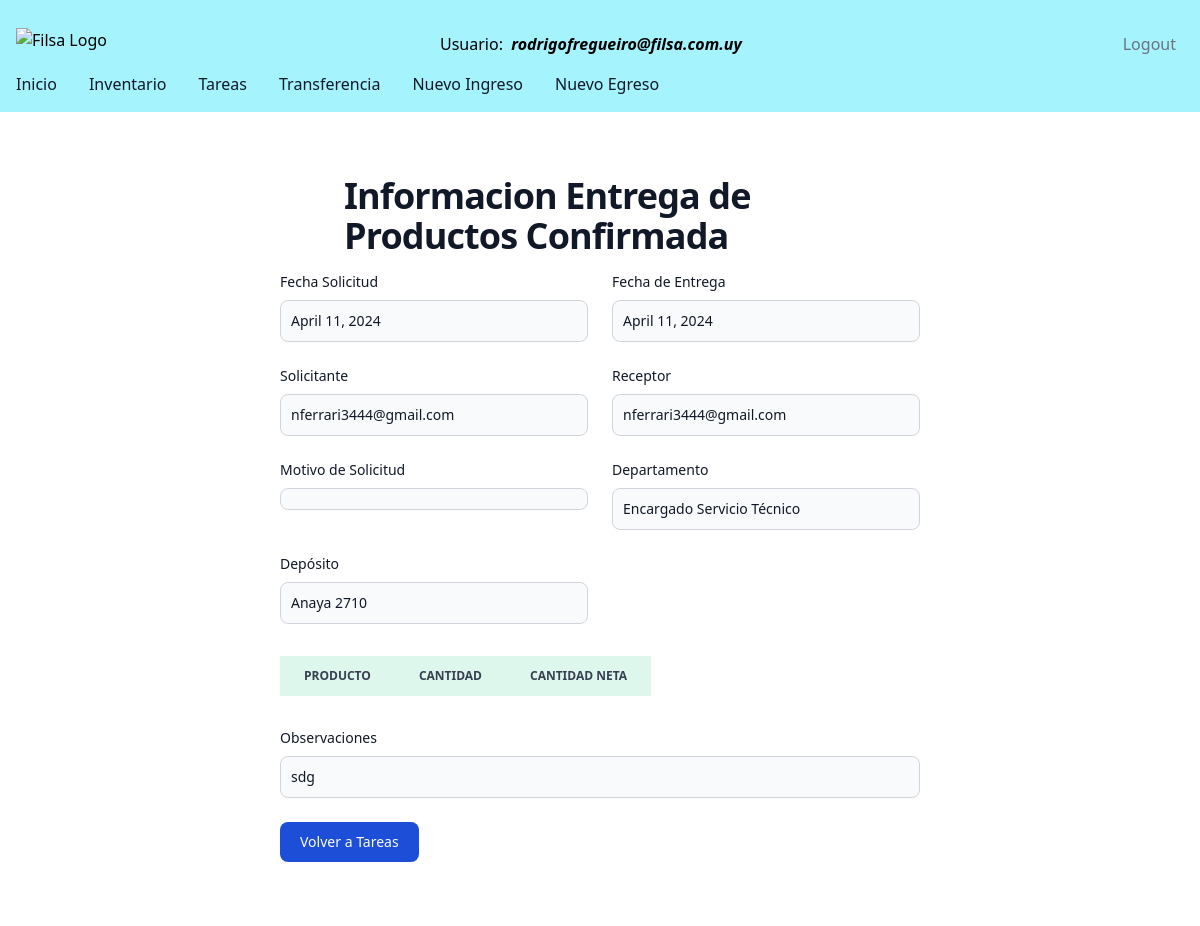
The page /outbound-confirmed/3 (signed in) on the database its author committed.
### filsa/models.py (models this page shows, shortened)
class CustomUser( AbstractBaseUser , PermissionsMixin ):
    class Meta:
        verbose_name = 'Usuarios'
        verbose_name_plural = 'Usuarios'
    username = models.CharField(max_length=40, verbose_name="Usuario")
    password = models.CharField(max_length=100)
    email = models.EmailField(max_length=40, blank=False, unique=True,
                              default='', error_messages =
                                {'required': 'Please provide your email address.',
                  'unique': 'An account with this email exist'}, verbose_name="Correo")
    departamento = models.CharField(max_length=30,  default='Sales', verbose_name="Departamento")
    role = models.CharField(max_length=40,  blank=True, null=True, verbose_name= "Rol")
    is_staff = models.BooleanField(default=False)
    is_superuser = models.BooleanField(default=False)
    is_active = models.BooleanField(default=True)
    USERNAME_FIELD = 'email'
    REQUIRED_FIELDS = ['username']
    objects = CustomUserManager()

class Tasks(models.Model):
    STATUS = [('Pending','Pending'),
              ('Confirmed','Confirmed')]
    DEPARTMENT = [('Ventas','Ventas'),
                ('Dirección', 'Dirección'),
                ('Administración', 'Administración'),
                 ('Encargado Servicio Técnico', 'Encargado Servicio Técnico'),
                ('Servicio Técnico', 'Servicio Técnico'),
                ('Logística','Logística')
                ]
    MOTIVOSINGRESO = [('Devolución Mercadería', 'Devolución Mercadería'),
                ('Importación', 'Importación'),
                 ('Compra en Plaza', 'Compra en Plaza'),
                 ('Armado Nuevo Producto', 'Armado Nuevo Producto' )]
    MOTIVOSEGRESO = [('Servicio Técnico', 'Servicio Técnico'),
                     ('Planta de Armado', 'Planta de Armado'),
                      ('Ventas', 'Ventas'),
                       ('Mantenimiento', 'Mantenimiento') ]
    task_id = models.AutoField(primary_key=True)
    receptor = models.ForeignKey(CustomUser, on_delete=models.CASCADE, related_name='receptor',  blank=True, null=True)
    issuer = models.ForeignKey(CustomUser, on_delete=models.CASCADE, related_name='issuer', blank=True, null=True)
    status = models.CharField(max_length=30, choices= STATUS, default='Pending')
    department = models.CharField(max_length=30, choices = DEPARTMENT, default='Sales')
    date = models.DateField(verbose_name=u"Fecha")
    deliveryDate = models.DateField(verbose_name=u"Fecha", default = '1970-01-01')
    motivoIngreso = models.CharField(max_length=30, choices = MOTIVOSINGRESO) # default='Transferencia Depósitos')
    motivoEgreso = models.CharField(max_length=30, choices = MOTIVOSEGRESO) #default='Transferencia Depósitos')
    warehouseProduct = models.ForeignKey(WarehousesProduct, on_delete= models.CASCADE, blank=True, null=True)
    actionType = models.CharField(max_length=20,  default='Inbound')
    observations = models.CharField(max_length=500, null=True, blank= True)

class WarehousesProduct(models.Model):
    class Meta:
        verbose_name = 'Productos en Deposito'
        verbose_name_plural = 'Productos en Deposito'
    name = models.CharField(max_length=100, verbose_name="Deposito")
    product = models.ForeignKey(Product, on_delete = models.CASCADE,  blank=True, null=True, verbose_name="Producto" )
    quantity = models.FloatField(default=0, verbose_name="Cantidad en Deposito")
    location = models.CharField(max_length=100, default='', blank=True, null=True, verbose_name="Ubicacion")
    deltaQuantity = models.FloatField()
    inTransit = models.BooleanField(default=False)

### filsa/views.py (the view)
# urls.py: path('outbound-confirmed/<int:requested_id>', outboundConfirmedView, name='outboundconfirmed'),
@login_required
def outboundConfirmedView(request, requested_id):
    confirmedTask = Tasks.objects.filter(task_id=requested_id, status='Confirmed')
    print('confirmedTask is', confirmedTask)
    return render(request, 'outboundConfirmed.html', { 'task': confirmedTask[0]})

### filsa/templates/outboundConfirmed.html (shortened to what this page needs)
{% extends '_base.html' %}
{% load static %}
{% block content %}
<section class="bg-white dark:bg-gray-900">
    <div class="py-8 px-4 mx-auto max-w-2xl lg:py-16">
        <h1 class="flex mb-4 text-2xl sm:px-16 font-extrabold leading-none tracking-tight text-gray-900 md:text-3xl lg:text-4xl dark:text-white">Informacion Entrega de Productos Confirmada</h1>
            <div class="grid gap-4 sm:grid-cols-2 sm:gap-6">
                <div>
                    <label for="brand" class="block mb-2 text-sm font-medium text-gray-900 dark:text-white">Fecha Solicitud</label>
                     <div class="bg-gray-50 border border-gray-300 text-gray-900 text-sm rounded-lg focus:ring-primary-600 focus:border-primary-600 block w-full p-2.5 dark:bg-gray-700 dark:border-gray-600 dark:placeholder-gray-400 dark:text-white dark:focus:ring-primary-500 dark:focus:border-primary-500">{{task.date}}</div>
                </div>
                    <div>
                        <label for="brand" class="block mb-2 text-sm font-medium text-gray-900 dark:text-white">Fecha de Entrega</label>
                         <div class="bg-gray-50 border border-gray-300 text-gray-900 text-sm rounded-lg focus:ring-primary-600 focus:border-primary-600 block w-full p-2.5 dark:bg-gray-700 dark:border-gray-600 dark:placeholder-gray-400 dark:text-white dark:focus:ring-primary-500 dark:focus:border-primary-500">{{task.deliveryDate}}</div>
                    </div>
                <div>
                    <label for="solicitante" class="block mb-2 text-sm font-medium text-gray-900 dark:text-white">Solicitante</label>
                    <div class="bg-gray-50 border border-gray-300 text-gray-900 text-sm rounded-lg focus:ring-primary-600 focus:border-primary-600 block w-full p-2.5 dark:bg-gray-700 dark:border-gray-600 dark:placeholder-gray-400 dark:text-white dark:focus:ring-primary-500 dark:focus:border-primary-500"> {{task.issuer.email}} </div>
                </div>
                <div>
                    <label for="receptor" class="block mb-2 text-sm font-medium text-gray-900 dark:text-white">Receptor</label>
                    <div class="bg-gray-50 border border-gray-300 text-gray-900 text-sm rounded-lg focus:ring-primary-600 focus:border-primary-600 block w-full p-2.5 dark:bg-gray-700 dark:border-gray-600 dark:placeholder-gray-400 dark:text-white dark:focus:ring-primary-500 dark:focus:border-primary-500"> {{task.receptor.email}} </div>
                </div>
                <div>
                    <label for="receptor" class="block mb-2 text-sm font-medium text-gray-900 dark:text-white">Motivo de Solicitud</label>
                    <div class="bg-gray-50 border border-gray-300 text-gray-900 text-sm rounded-lg focus:ring-primary-600 focus:border-primary-600 block w-full p-2.5 dark:bg-gray-700 dark:border-gray-600 dark:placeholder-gray-400 dark:text-white dark:focus:ring-primary-500 dark:focus:border-primary-500"> {{task.motivoEgreso}} </div>
                </div>
                <div>
                <label for="departamento" class="block mb-2 text-sm font-medium text-gray-900 dark:text-white">Departamento</label>
                <div class="bg-gray-50 border border-gray-300 text-gray-900 text-sm rounded-lg focus:ring-primary-600 focus:border-primary-600 block w-full p-2.5 dark:bg-gray-700 dark:border-gray-600 dark:placeholder-gray-400 dark:text-white dark:focus:ring-primary-500 dark:focus:border-primary-500"> {{task.department}} </div>
                </div>
                <div>
                    <label for="departamento" class="block mb-2 text-sm font-medium text-gray-900 dark:text-white">Depósito</label>
                    <div class="bg-gray-50 border border-gray-300 text-gray-900 text-sm rounded-lg focus:ring-primary-600 focus:border-primary-600 block w-full p-2.5 dark:bg-gray-700 dark:border-gray-600 dark:placeholder-gray-400 dark:text-white dark:focus:ring-primary-500 dark:focus:border-primary-500">{{task.warehouseProduct.name}}</div>
                    </div>
                </div>
                <div class="py-8">
                    <table id="productTable" class="py-8 px-4 max-w-4xl lg:py-16 text-sm text-left rtl:text-right text-gray-500 dark:text-gray-400">
                       <thead class="text-xs text-gray-700 uppercase bg-green-100 dark:bg-gray-700 dark:text-gray-400">
                           <tr>
                               <th scope="col" class="px-6 py-3">Producto</th>
                               <th scope="col" class="px-6 py-3">Cantidad</th>
                               <th scope="col" class="px-6 py-3">Cantidad Neta</th>
                           </tr>
                       </thead>
                   </table>
               </div>
                <div class="sm:col-span-2">
                    <label for="description" class="block mb-2 text-sm font-medium text-gray-900 dark:text-white">Observaciones</label>
                    <div class="block p-2.5 w-full text-sm text-gray-900 bg-gray-50 rounded-lg border border-gray-300 focus:ring-primary-500 focus:border-primary-500 dark:bg-gray-700 dark:border-gray-600 dark:placeholder-gray-400 dark:text-white dark:focus:ring-primary-500 dark:focus:border-primary-500">{{task.observations}}</div>
                </div>
            <a href="{% url 'tasks' %}" ><button type="submit" class="inline-flex items-center px-5 py-2.5 mt-4 sm:mt-6 text-sm font-medium text-center text-white bg-primary-700 rounded-lg focus:ring-4 focus:ring-primary-200 dark:focus:ring-primary-900 hover:bg-primary-800">
            Volver a Tareas
            </button></a>
    </div>
  </section>
  {% endblock content %}

### filsa/templates/_base.html (shortened to what this page needs)
{% load compress %}
{% load static %}
{% load grouptag %}
<!DOCTYPE html>
<html lang="en">
<head>
<link rel="stylesheet" href="https://ajax.googleapis.com/ajax/libs/jqueryui/1.11.4/themes/smoothness/jquery-ui.css">
    {% compress css %}
 <link rel="stylesheet" href="{% static 'src/output.css' %}">
    {% endcompress %}
</head>
<nav class="sm:w-full bg-cyan-200 border-gray-200 dark:bg-gray-900">
    <div class="max-w-screen-xl flex flex-wrap items-center justify-between p-4">
      <a href="https://www.filsa.com.uy/" target="_blank" class="flex items-center space-x-3 rtl:space-x-reverse">
          <img src="https://filsa.s3.amazonaws.com/logo.jpg" class="h-8" alt="Filsa Logo" />
      </a>
      {% if user.is_authenticated %}
      <div class="flex text-black-400 items-center lg:mr-10 sm:mr-0 lm:mr-0">
        Usuario: &nbsp <i><strong>{{user.get_username}}</strong></i>
      </div>
      <a href="{% url 'logout' %}" class="py-4 px-2 text-gray-500 hover:text-green-500 transition duration-300">Logout</a>
      {% else %}
      <a href="{% url 'login' %}" class="py-4 px-2 text-gray-500 hover:text-green-500 transition duration-300">Login</a>
      {% endif %}
      <div class="hidden w-full md:block md:w-auto" id="navbar-default">
        <ul class="font-medium flex flex-col p-4 md:p-0 mt-4 border border-gray-100 rounded-lg md:flex-row md:space-x-8 rtl:space-x-reverse md:mt-0 md:border-0 dark:bg-gray-800 md:dark:bg-gray-900 dark:border-gray-700">
          <li>
            <a href="{% url 'home' %}" class="text-gray-900 rounded hover:bg-gray-100 md:border-0 md:hover:text-blue-700 md:p-0 dark:text-white md:dark:hover:text-blue-500 dark:hover:bg-gray-700 dark:hover:text-white md:dark:hover:bg-transparent">Inicio</a>
          </li>
          <li>
            <a href="{% url 'stock' %}" class="block py-2 px-3 text-gray-900 rounded hover:bg-gray-100 md:border-0 md:hover:text-blue-700 md:p-0 dark:text-white md:dark:hover:text-blue-500 dark:hover:bg-gray-700 dark:hover:text-white md:dark:hover:bg-transparent">Inventario</a>
          </li>
          <li>
            <a href="{% url 'tasks' %}" class="block py-2 px-3 text-gray-900 rounded hover:bg-gray-100 md:border-0 md:hover:text-blue-700 md:p-0 dark:text-white md:dark:hover:text-blue-500 dark:hover:bg-gray-700 dark:hover:text-white md:dark:hover:bg-transparent">Tareas</a>
          </li>
          <li>
            {% if user.groups.all.0.name.strip == "Administrador"  or user.groups.all.0.name.strip == "Supervisor"  or user.groups.all.0.name.strip == "Tecnico"   or user.groups.all.0.name.strip == "Logistica" %}
            <a href="{% url 'transfer' %}" class="block py-2 px-3 text-gray-900 rounded hover:bg-gray-100 md:border-0 md:hover:text-blue-700 md:p-0 dark:text-white md:dark:hover:text-blue-500 dark:hover:bg-gray-700 dark:hover:text-white md:dark:hover:bg-transparent">Transferencia</a>
            {% endif %}
          </li>
          <li>
          {% if user.groups.all.0.name.strip == "Administrador"  or user.groups.all.0.name.strip == "Supervisor" %}
            <a href="{% url 'inbound' %}" class="block py-2 px-3 text-gray-900 rounded hover:bg-gray-100 md:border-0 md:hover:text-blue-700 md:p-0 dark:text-white md:dark:hover:text-blue-500 dark:hover:bg-gray-700 dark:hover:text-white md:dark:hover:bg-transparent">Nuevo Ingreso</a>
           {% endif %}
          </li>
          <li>
            {% if user.groups.all.0.name.strip == "Administrador"  or user.groups.all.0.name.strip == "Supervisor" or user.groups.all.0.name.strip == "Comercial" %}
            <a href="{% url 'outboundorder' %}" class="block py-2 px-3 text-gray-900 rounded hover:bg-gray-100 md:border-0 md:hover:text-blue-700 md:p-0 dark:text-white md:dark:hover:text-blue-500 dark:hover:bg-gray-700 dark:hover:text-white md:dark:hover:bg-transparent">Nuevo Egreso</a>
            {% endif %}
          </li>
        </ul>
      </div>
    </div>
  </nav>
 {% block content %}
 {% endblock content %}
</body>
</html>

### rows shown on the page
CustomUser: get_username "rodrigofregueiro@filsa.com.uy"
Tasks: date "April 11, 2024", deliveryDate "April 11, 2024", issuer.email "nferrari3444@gmail.com", receptor.email "nferrari3444@gmail.com", department "Encargado Servicio Técnico", warehouseProduct.name "Anaya 2710", observations "sdg"
